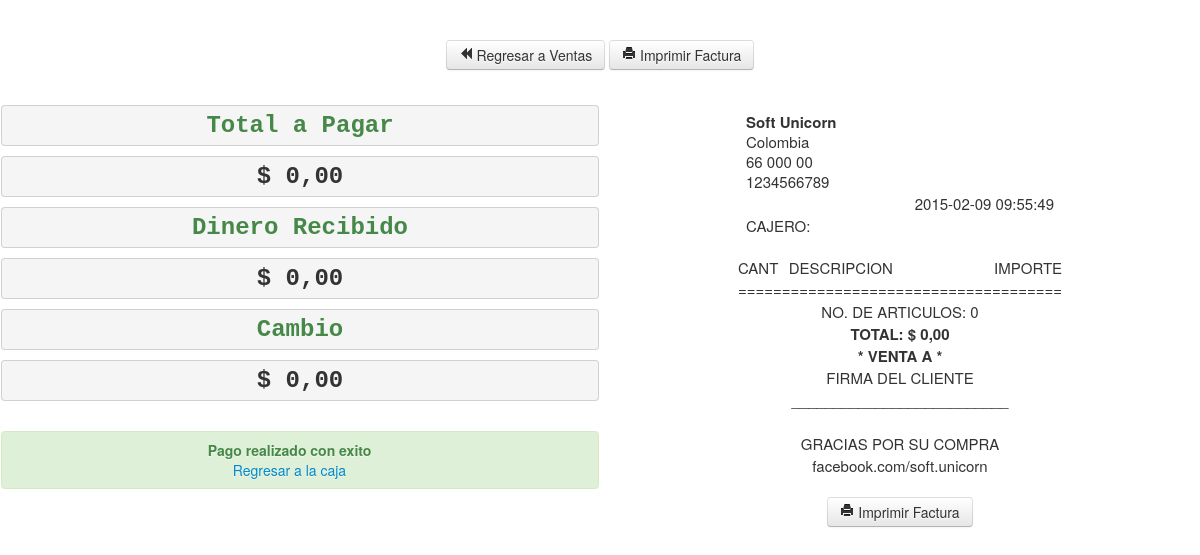
/contado.php (signed in), run on the app's committed database.
### tables this page shows
CREATE TABLE IF NOT EXISTS `empresa` (
  `id` int(255) NOT NULL,
  `empresa` varchar(255) NOT NULL,
  `nit` varchar(255) NOT NULL,
  `direccion` varchar(255) NOT NULL,
  `ciudad` varchar(255) NOT NULL,
  `tel1` varchar(255) NOT NULL,
  `tel2` varchar(255) NOT NULL,
  `web` varchar(255) NOT NULL,
  `correo` varchar(255) NOT NULL,
  `iva` varchar(255) NOT NULL,
  `tamano` varchar(255) NOT NULL
);

### contado.php (the view, shortened to what this page needs)
<?php
		if(!empty($_GET['mensaje'])){
			$error='si';
		}else{
			$error='no';
		}
?>
<!DOCTYPE html>
<html lang="en">
<head>
    <link href="css/bootstrap.css" rel="stylesheet">
    <link href="css/bootstrap-responsive.css" rel="stylesheet">
    <link href="css/docs.css" rel="stylesheet">
    <link href="js/google-code-prettify/prettify.css" rel="stylesheet">
</head>
<body data-spy="scroll" data-target=".bs-docs-sidebar">
<?php if($error=='no'){ ?>
<center><a href="caja.php?ddes=0" class="btn"><i class="icon-backward"></i> Regresar a Ventas</a>
<a href="IMP_contado.php?factura=<?php echo $factura; ?>" class="btn"><i class="icon-print"></i> Imprimir Factura</a>
</center><br>
<table width="100%" border="0">
  <tr>
    <td width="50%"><center>
        <pre style="font-size:24px"><strong class="text-success">Total a Pagar</strong></pre>
        <pre style="font-size:24px"><strong>$ <?php echo number_format($tpagar,2,",","."); ?></strong></pre>
        <pre style="font-size:24px"><strong class="text-success">Dinero Recibido</strong></pre>
        <pre style="font-size:24px"><strong>$ <?php echo number_format($ccpago,2,",","."); ?></strong></pre>
        <pre style="font-size:24px"><strong class="text-success">Cambio</strong></pre>
        <pre style="font-size:24px"><strong>$ <?php echo number_format($cambio,2,",","."); ?></strong></pre>
    </center></td>
    <td width="50%" rowspan="3">
    <?php
	$can=mysql_query("SELECT * FROM empresa where id=1");
    if($dato=mysql_fetch_array($can)){
		$empresa=$dato['empresa'];		$direccion=$dato['direccion'];
		$telefono=$dato['tel1'];		$nit=$dato['nit'];
		$fecha=date("Y-m-d H:i:s");		$pagina=$dato['web'];
		$tama=$dato['tamano'];
	}
?>
<center>
<div id="Imprime" style="font-size:<?php echo $tama.'px'; ?>"><br />
    <table width="310px" border="0">
      <tr>
        <td>
        <strong><?php echo $empresa; ?></strong><br />
        <?php echo $direccion; ?><br />
        <?php echo $telefono; ?><br />
        <?php echo $nit; ?><br /></td>
      </tr>
      <tr>
        <td><div align="right"><?php echo $fecha; ?></div></td>
      </tr>
      <tr>
        <td>CAJERO: <?php echo $cajera; ?></td>
        </tr>
   </table><br>
   <table width="310px" border="0">
      <tr>
        <td width="45">CANT </td>
        <td width="158">DESCRIPCION</td>
        <td width="93"><div align="right">IMPORTE</div></td>
      </tr>
      <tr>
        <td colspan="3"><center>=====================================</center></td>
      </tr>
      <?php
	  	$numero=0;$valor=0;
	  ?>
      <tr>
        <td colspan="3"><center>NO. DE ARTICULOS: <?php echo $numero; ?></center></td>
      </tr>
      <tr>
        <td colspan="3"><center>
          <strong>TOTAL: $ <?php echo number_format($valor,2,",","."); ?></strong>
        </center></td>
      </tr>
      <tr>
        <td colspan="3"><center><strong>* VENTA A <?php echo $tipo; ?> *</strong></center></td>
      </tr>
      <tr>
        <td colspan="3"><center>FIRMA DEL CLIENTE</center></td>
      </tr>
      <tr>
        <td colspan="3"><center>__________________________</center></td>
      </tr>
      <tr>
        <td colspan="3">&nbsp;</td>
      </tr>
      <tr>
        <td colspan="3"><center>GRACIAS POR SU COMPRA</center></td>
      </tr>
      <tr>
        <td colspan="3"><center><?php echo $pagina; ?></center></td>
      </tr>
    </table>
  <br>
</div>
<p><a href="IMP_contado.php?factura=<?php echo $factura; ?>" class="btn"><i class="icon-print"></i> Imprimir Factura</a></p>
</center>
    </td>
  </tr>
  <tr>
    <td><center>
        <div class="alert alert-success">
            <strong>Pago realizado con exito</strong><br><a href="caja.php?ddes=0">Regresar a la caja</a>
        </div>
        <?php }
        ?>
	</center>
    </td>
  </tr>
  <tr>
    <td>&nbsp;</td>
  </tr>
</table>
<center>
<br>
</center>
</body>
</html>

### css/docs.css (style rules this page uses)
body { position: relative; padding-top: 40px; }

### contado.php (style rules this page uses)
#Imprime { height: auto; width: 310px; margin: 0px; padding: 0px; float: left; font-family: Arial, Helvetica, sans-serif; color: #000; }

### data on the page
empresa: empresa "Soft Unicorn", direccion "Colombia", tel1 "66 000 00", nit "1234566789", web "facebook.com/soft.unicorn"

### other printed values
$tpagar "0,00"
$ccpago "0,00"
$cambio "0,00"
$numero "0"
$valor "0,00"
